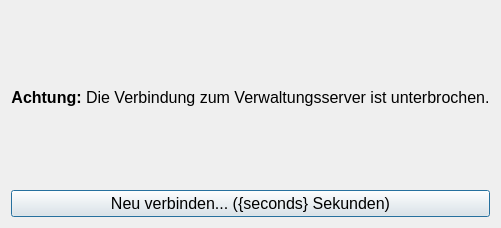
<?xml version="1.0" encoding="UTF-8"?>
<ui version="4.0">
 <class>Dialog</class>
 <widget class="QDialog" name="Dialog">
  <property name="geometry">
   <rect>
    <x>0</x>
    <y>0</y>
    <width>498</width>
    <height>228</height>
   </rect>
  </property>
  <property name="windowTitle">
   <string>Dialog</string>
  </property>
  <layout class="QGridLayout" name="gridLayout">
   <item row="0" column="0">
    <widget class="QLabel" name="label">
     <property name="font">
      <font>
       <pointsize>12</pointsize>
      </font>
     </property>
     <property name="text">
      <string>&lt;html&gt;&lt;head/&gt;&lt;body&gt;&lt;p align=&quot;center&quot;&gt;&lt;span style=&quot; font-size:12pt; font-weight:700;&quot;&gt;Achtung: &lt;/span&gt;&lt;span style=&quot; font-size:12pt;&quot;&gt;Die Verbindung zum Verwaltungsserver ist unterbrochen.&lt;/span&gt;&lt;/p&gt;&lt;/body&gt;&lt;/html&gt;</string>
     </property>
     <property name="alignment">
      <set>Qt::AlignmentFlag::AlignCenter</set>
     </property>
    </widget>
   </item>
   <item row="1" column="0">
    <widget class="QPushButton" name="reconnect_btn">
     <property name="font">
      <font>
       <pointsize>12</pointsize>
      </font>
     </property>
     <property name="text">
      <string>Neu verbinden... ({seconds} Sekunden)</string>
     </property>
    </widget>
   </item>
  </layout>
 </widget>
 <resources/>
 <connections/>
</ui>
